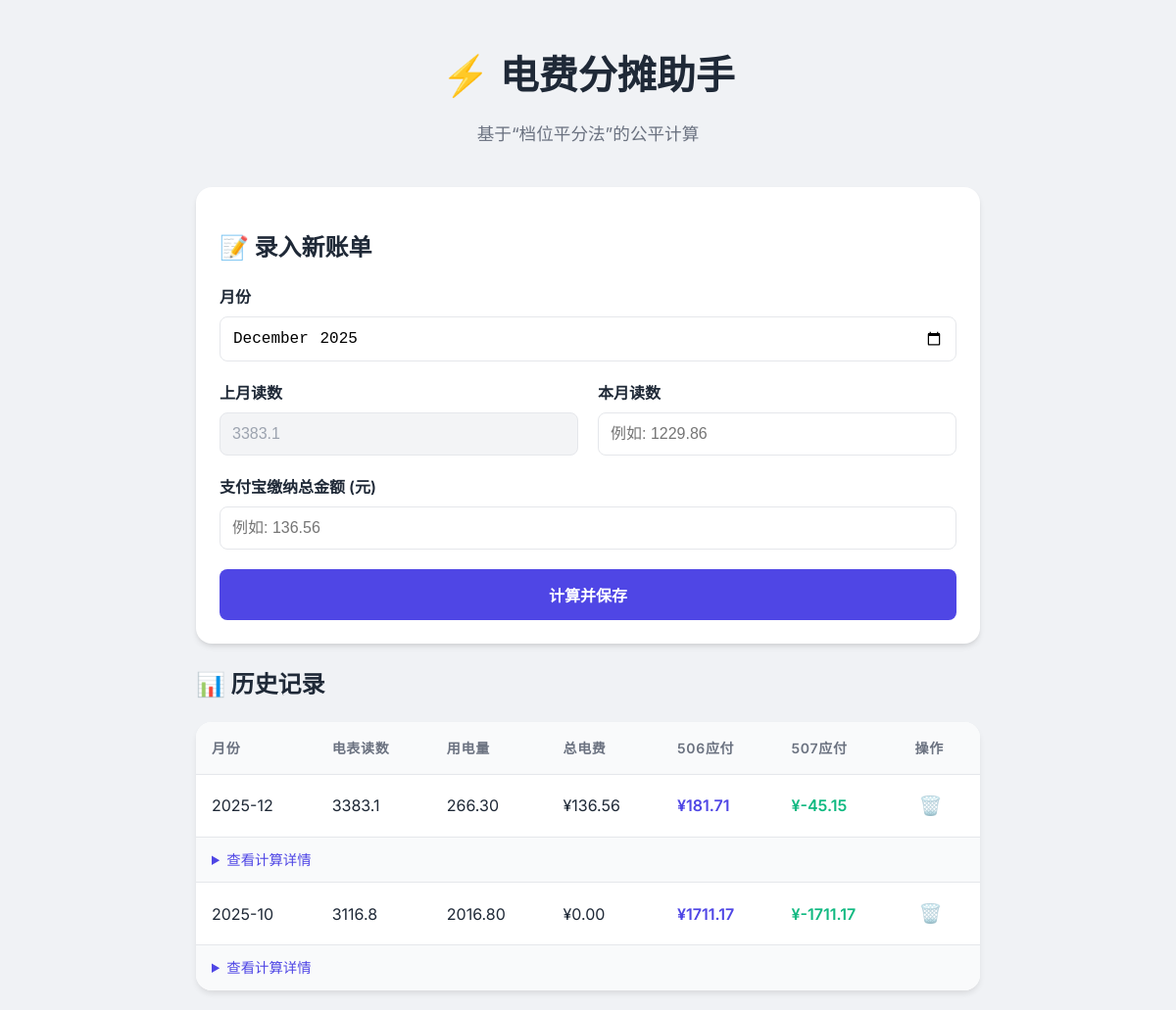
Before: / with the older database file.
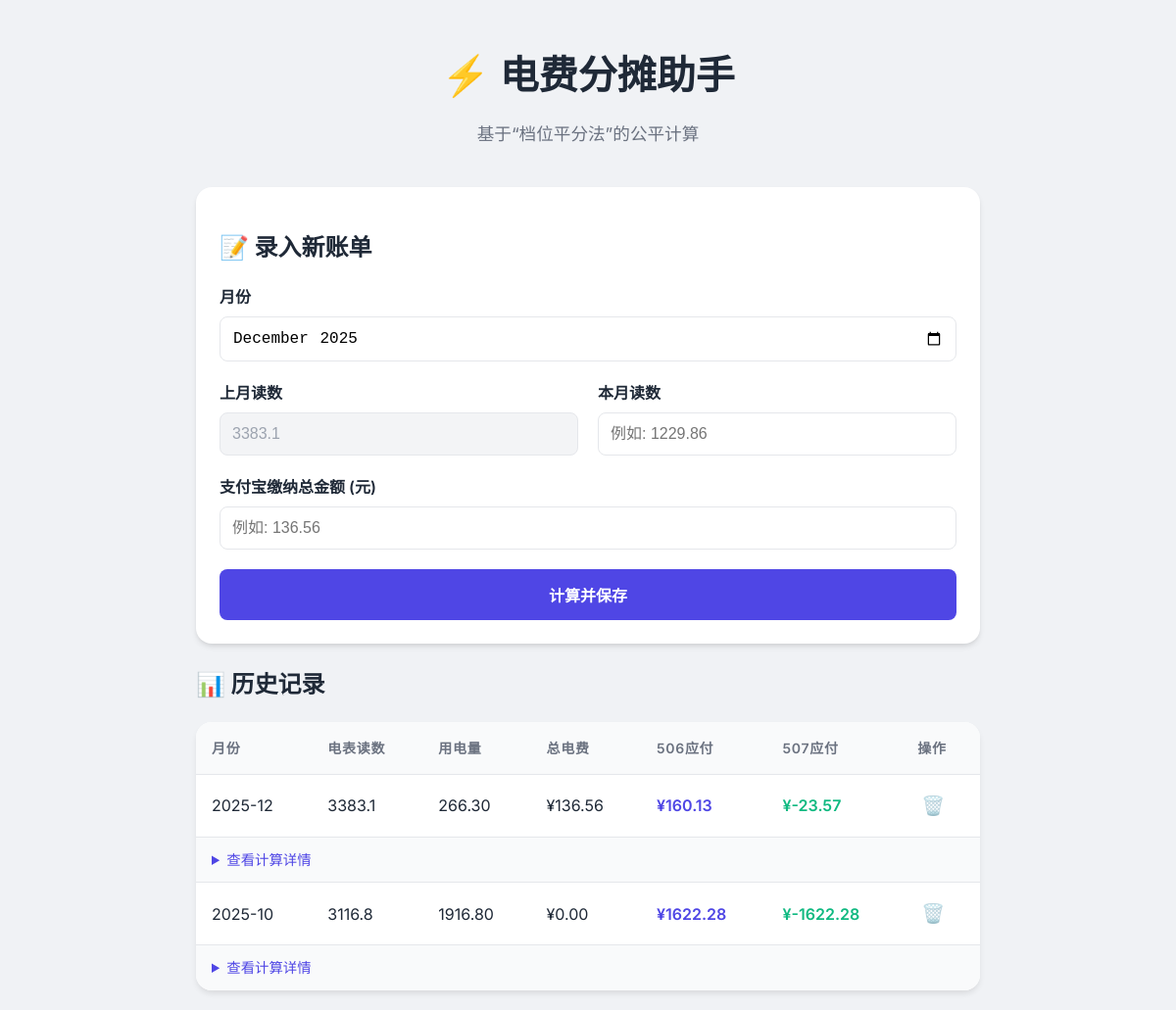
After: the same page with the newer database file.
### tables this page shows
CREATE TABLE records (
    id INTEGER PRIMARY KEY AUTOINCREMENT,
    record_date DATE NOT NULL DEFAULT CURRENT_DATE,
    billing_month TEXT NOT NULL, -- Format: YYYY-MM
    meter_reading REAL NOT NULL,
    total_bill REAL NOT NULL,
    
    -- Calculated Fields
    usage REAL, -- Usage since last reading
    user_cost REAL,
    neighbor_cost REAL,
    calculation_note TEXT, -- Stores the formula/breakdown
    
    created_at TIMESTAMP DEFAULT CURRENT_TIMESTAMP
);

### app.py (the view, shortened to what this page needs)
@app.route('/', methods=('GET', 'POST'))
def index():
    conn = get_db_connection()
    records = conn.execute('SELECT * FROM records ORDER BY billing_month DESC, id DESC').fetchall()
    latest = records[0] if records else None
    prev_reading_display = latest['meter_reading'] if latest else 0
    conn.close()
    return render_template('index.html', records=records, prev_reading=prev_reading_display)

### app.py (called while the page is built)
def get_db_connection():
    conn = sqlite3.connect(DB_NAME)
    conn.row_factory = sqlite3.Row
    return conn

### templates/index.html (shortened to what this page needs)
{% extends 'base.html' %}
{% block content %}
<section class="card input-section">
    <h2>📝 录入新账单</h2>
    <form method="post">
        <div class="form-group">
            <label for="billing_month">月份</label>
            <input type="month" id="billing_month" name="billing_month" required value="{{ now_month }}">
        </div>
        <div class="form-row">
            <div class="form-group">
                <label>上月读数</label>
                <input type="text" value="{{ prev_reading }}" disabled class="disabled-input">
            </div>
            <div class="form-group">
                <label for="meter_reading">本月读数</label>
                <input type="number" step="0.01" id="meter_reading" name="meter_reading" required
                    placeholder="例如: 1229.86">
            </div>
        </div>
        <div class="form-group">
            <label for="total_bill">支付宝缴纳总金额 (元)</label>
            <input type="number" step="0.01" id="total_bill" name="total_bill" required placeholder="例如: 136.56">
        </div>
        <button type="submit" class="btn-primary">计算并保存</button>
    </form>
</section>
<section class="history-section">
    <h2>📊 历史记录</h2>
    {% if records %}
    <div class="table-wrapper">
        <table>
            <thead>
                <tr>
                    <th>月份</th>
                    <th>电表读数</th>
                    <th>用电量</th>
                    <th>总电费</th>
                    <th>506应付</th>
                    <th>507应付</th>
                    <th>操作</th>
                </tr>
            </thead>
            <tbody>
                {% for record in records %}
                <tr>
                    <td>{{ record['billing_month'] }}</td>
                    <td>{{ record['meter_reading'] }}</td>
                    <td>
                        {% if record['usage'] == 0 %}
                        <span class="badge-neutral">初始</span>
                        {% else %}
                        {{ "%.2f"|format(record['usage']) }}
                        {% endif %}
                    </td>
                    <td>¥{{ "%.2f"|format(record['total_bill']) }}</td>
                    <td class="highlight-user">¥{{ "%.2f"|format(record['user_cost']) }}</td>
                    <td class="highlight-neighbor">¥{{ "%.2f"|format(record['neighbor_cost']) }}</td>
                    <td>
                        <form action="{{ url_for('delete', id=record['id']) }}" method="post"
                            onsubmit="return confirm('确定删除吗？');">
                            <button type="submit" class="btn-icon">🗑️</button>
                        </form>
                    </td>
                </tr>
                {% if record['calculation_note'] and record['usage'] > 0 %}
                <tr class="detail-row">
                    <td colspan="7">
                        <details>
                            <summary>查看计算详情</summary>
                        </details>
                    </td>
                </tr>
                {% endif %}
                {% endfor %}
            </tbody>
        </table>
    </div>
    {% else %}
    <div class="empty-state">
        <p>暂无记录，请录入第一笔数据（初始读数）。</p>
    </div>
    {% endif %}
</section>
{% endblock %}

### templates/base.html (shortened to what this page needs)
<!DOCTYPE html>
<html lang="zh">
<head>
    <link rel="stylesheet" href="{{ url_for('static', filename='style.css') }}">
</head>
<body>
    <div class="container">
        <header>
            <h1>⚡️ 电费分摊助手</h1>
            <p class="subtitle">基于“档位平分法”的公平计算</p>
        </header>
        {% block content %}{% endblock %}
    </div>
</body>
</html>

### static/style.css (style rules this page uses)
:root { --bg-color: #f0f2f5; --card-bg: #ffffff; --primary-color: #4f46e5; --primary-hover: #4338ca; --text-main: #1f2937; --text-secondary: #6b7280; --border-color: #e5e7eb; --success-color: #10b981; --danger-color: #ef4444; }
body { font-family: 'Inter', -apple-system, BlinkMacSystemFont, sans-serif; background-color: var(--bg-color); color: var(--text-main); margin: 0; padding: 20px; line-height: 1.5; }
.container { max-width: 800px; margin: 0 auto; }
header { text-align: center; margin-bottom: 40px; }
h1 { font-size: 2.5rem; margin-bottom: 0.5rem; color: var(--text-main); }
.subtitle { color: var(--text-secondary); font-size: 1.1rem; }
.card { background: var(--card-bg); border-radius: 16px; padding: 24px; box-shadow: 0 4px 6px -1px rgba(0, 0, 0, 0.1), 0 2px 4px -1px rgba(0, 0, 0, 0.06); margin-bottom: 24px; }
.form-group { margin-bottom: 20px; }
.form-row { display: flex; gap: 20px; }
.form-row .form-group { flex: 1; }
label { display: block; font-weight: 600; margin-bottom: 8px; color: var(--text-main); }
input { width: 100%; padding: 12px; border: 1px solid var(--border-color); border-radius: 8px; font-size: 16px; box-sizing: border-box; transition: border-color 0.2s; }
.disabled-input { background-color: #f3f4f6; color: #9ca3af; }
.btn-primary { width: 100%; padding: 14px; background-color: var(--primary-color); color: white; border: none; border-radius: 8px; font-size: 16px; font-weight: 600; cursor: pointer; transition: background-color 0.2s; }
.table-wrapper { overflow-x: auto; background: var(--card-bg); border-radius: 16px; box-shadow: 0 4px 6px -1px rgba(0, 0, 0, 0.1); }
table { width: 100%; border-collapse: collapse; }
th, td { padding: 16px; text-align: left; border-bottom: 1px solid var(--border-color); }
th { background-color: #f9fafb; font-weight: 600; color: var(--text-secondary); font-size: 0.875rem; text-transform: uppercase; letter-spacing: 0.05em; }
tr:last-child td { border-bottom: none; }
.highlight-user { color: var(--primary-color); font-weight: 600; }
.highlight-neighbor { color: var(--success-color); font-weight: 600; }
.btn-icon { background: none; border: none; cursor: pointer; font-size: 1.2rem; padding: 4px; opacity: 0.6; transition: opacity 0.2s; }
.detail-row td { background-color: #f9fafb; padding: 0; }
details { padding: 12px 16px; }
summary { cursor: pointer; color: var(--primary-color); font-size: 0.9rem; font-weight: 500; }

Changed rows visible on the page:
changed records (number 1 of 2 on the later page): user_cost "181.71" → "160.13"; neighbor_cost "-45.15" → "-23.57"
changed records (number 2 of 2 on the later page): usage "2016.80" → "1916.80"; user_cost "1711.17" → "1622.28"; neighbor_cost "-1711.17" → "-1622.28"
